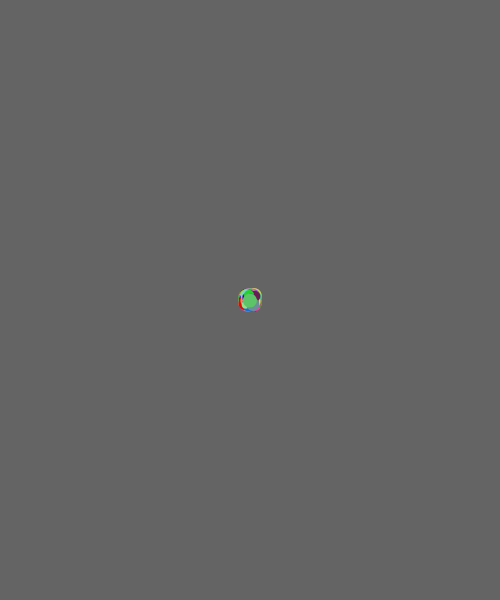
Frame 1 (no input)
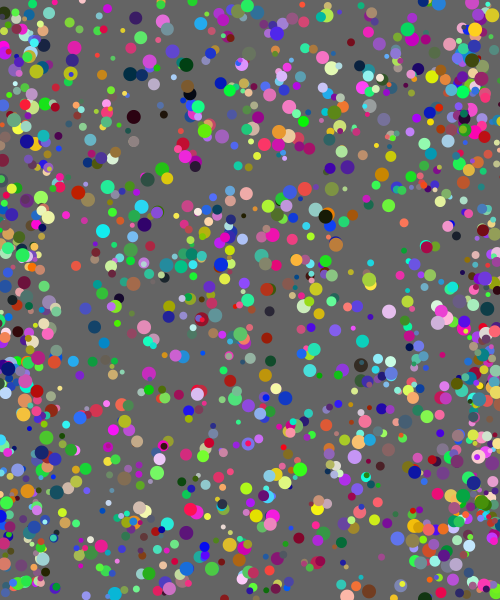
Frame 60 (the mouse pressed at the canvas centre just before this capture)
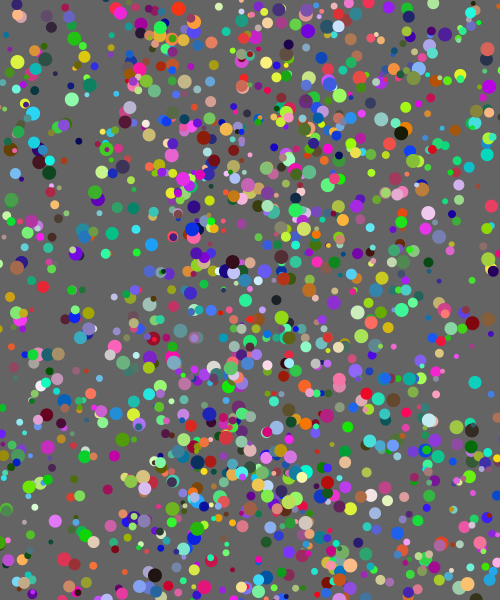
Frame 120 (the mouse held since frame 60 and released just before this capture)

The Processing sketch that drew these frames (run headless with seeded random() and noise(); from frame 60 on, the mouse is pressed at the canvas centre):

// Processing sketch: day4_04_bouncingBalls_array
// ── day4_04_bouncingBalls_array.pde
int totalNum = 1500;
float[] x = new float[totalNum];
float[] y = new float[totalNum];
float[] xSpd = new float[totalNum];
float[] ySpd = new float[totalNum];
int[] size = new int[totalNum];
float[] r = new float[totalNum];
float[] g = new float[totalNum];
float[] b = new float[totalNum];

void setup() {
  size(500, 600);
  background(100);

  // assigning values into the arrays
  for (int i=0; i<totalNum; i++) { // increment or index
    x[i] = width/2;
    y[i] = height/2;
    size[i] = int( random(5, 15) ); // float to int!
    xSpd[i] = random(-5, 5);
    ySpd[i] = random(-5, 5);
    r[i] = random(255);
    g[i] = random(255);
    b[i] = random(255);
  }
}

void draw() {
  background(100);

  for (int i=0; i<totalNum; i++) {
    // update
    x[i] += xSpd[i]; // x = x + xSpd;
    y[i] += ySpd[i]; // y = y + ySpd;
    // check
    if (x[i] < 0 || x[i] > width) {
      xSpd[i] = -xSpd[i];
      r[i] = random(255);
      g[i] = random(255);
      b[i] = random(255);
    }
    if (y[i] < 0 || y[i] > height) {
      ySpd[i] = -ySpd[i];
      r[i] = random(255);
      g[i] = random(255);
      b[i] = random(255);
    }
    // display
    fill(r[i], g[i], b[i]);
    noStroke();
    ellipse(x[i], y[i], size[i], size[i]);
  }
}
